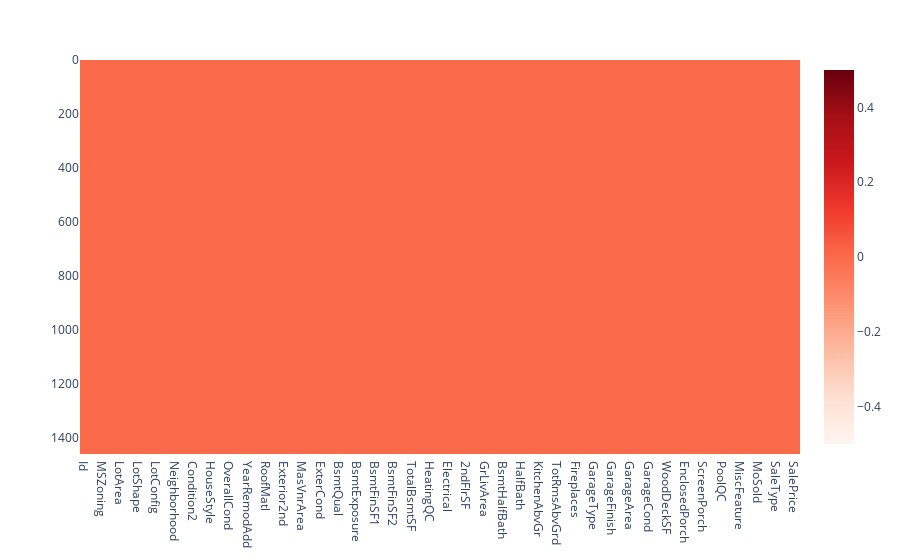

The notebook cell this image was saved under:
### Code cell
# Create heatmap with plotly of all the null values in train data   
fig_heatmap = px.imshow(train.isnull(), x=train.columns, y=train.index, color_continuous_scale=px.colors.sequential.Reds)
fig_heatmap.show()

### Figure 1 — Plotly figure (JSON) as saved in the notebook; plotly's stock layout.template omitted (floating-point values rounded to 4 significant figures; data arrays with more than 128 entries replaced by an {"elided": "..."} marker saying what was removed)
{"data": [{"coloraxis": "coloraxis", "hovertemplate": "x: %{x}<br>y: %{y}<br>color: %{z}<extra></extra>", "name": "0", "type": "heatmap", "x": ["Id", "MSSubClass", "MSZoning", "LotFrontage", "LotArea", "Alley", "LotShape", "LandContour", "LotConfig", "LandSlope", "Neighborhood", "Condition1", "Condition2", "BldgType", "HouseStyle", "OverallQual", "OverallCond", "YearBuilt", "YearRemodAdd", "RoofStyle", "RoofMatl", "Exterior1st", "Exterior2nd", "MasVnrType", "MasVnrArea", "ExterQual", "ExterCond", "Foundation", "BsmtQual", "BsmtCond", "BsmtExposure", "BsmtFinType1", "BsmtFinSF1", "BsmtFinType2", "BsmtFinSF2", "BsmtUnfSF", "TotalBsmtSF", "Heating", "HeatingQC", "CentralAir", "Electrical", "1stFlrSF", "2ndFlrSF", "LowQualFinSF", "GrLivArea", "BsmtFullBath", "BsmtHalfBath", "FullBath", "HalfBath", "BedroomAbvGr", "KitchenAbvGr", "KitchenQual", "TotRmsAbvGrd", "Functional", "Fireplaces", "FireplaceQu", "GarageType", "GarageYrBlt", "GarageFinish", "GarageCars", "GarageArea", "GarageQual", "GarageCond", "PavedDrive", "WoodDeckSF", "OpenPorchSF", "EnclosedPorch", "3SsnPorch", "ScreenPorch", "PoolArea", "PoolQC", "Fence", "MiscFeature", "MiscVal", "MoSold", "YrSold", "SaleType", "SaleCondition", "SalePrice"], "xaxis": "x", "y": {"elided": "1460 int values"}, "yaxis": "y", "z": {"elided": "1460x79 int values"}}], "layout": {"coloraxis": {"colorscale": [[0, "rgb(255,245,240)"], [0.125, "rgb(254,224,210)"], [0.25, "rgb(252,187,161)"], [0.375, "rgb(252,146,114)"], [0.5, "rgb(251,106,74)"], [0.625, "rgb(239,59,44)"], [0.75, "rgb(203,24,29)"], [0.875, "rgb(165,15,21)"], [1, "rgb(103,0,13)"]]}, "margin": {"t": 60}, "xaxis": {"anchor": "y", "constrain": "domain", "domain": [0, 1], "scaleanchor": "y"}, "yaxis": {"anchor": "x", "autorange": "reversed", "constrain": "domain", "domain": [0, 1]}}}
